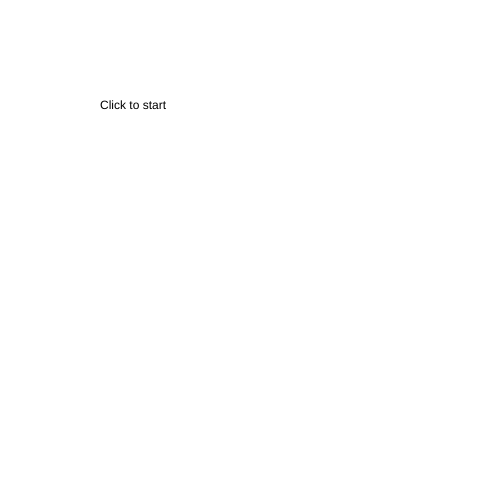
Frame 1 (no input)
Frame 60 (no input): identical to frame 1, image omitted
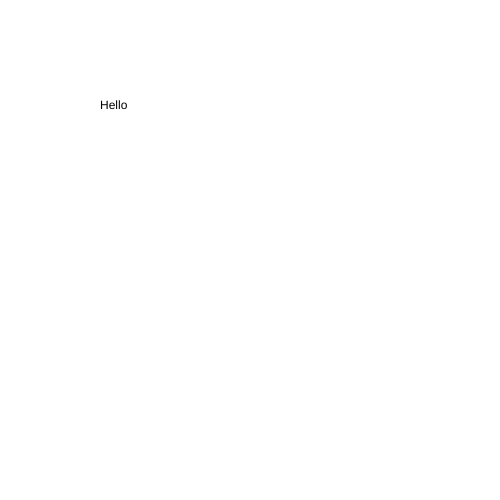
Frame 120 (the mouse pressed at the canvas centre since frame 60)

The p5.js sketch that drew these frames (run headless with seeded random() and noise() and a simulated clock; from frame 60 on, the mouse is pressed at the canvas centre):

// p5.js sketch
// ── sketch.js
let canvasSize = 500;
let currentScene = 0;
let numScenes = 2;
let img1;

function setup() { 
  createCanvas(canvasSize, canvasSize);
}

function draw() {
  background(1000);
  if(currentScene === 0) {
    drawScene0();
  }
  else if(currentScene === 1) {
    drawScene1();
  }
  else if (currentScene === 2){
     drawScene2();
  }
}

function mousePressed() {
  currentScene++;
  if(currentScene >= numScenes) {
    currentScene = 0;
  }
}

function drawScene0() {
text('Click to start', 100, 100, 100)
}

function drawScene1() {
text('Hello', 100, 100, 100)
}

function drawScene2(){
text('Welcome to the void', 100, 100, 100)
}
